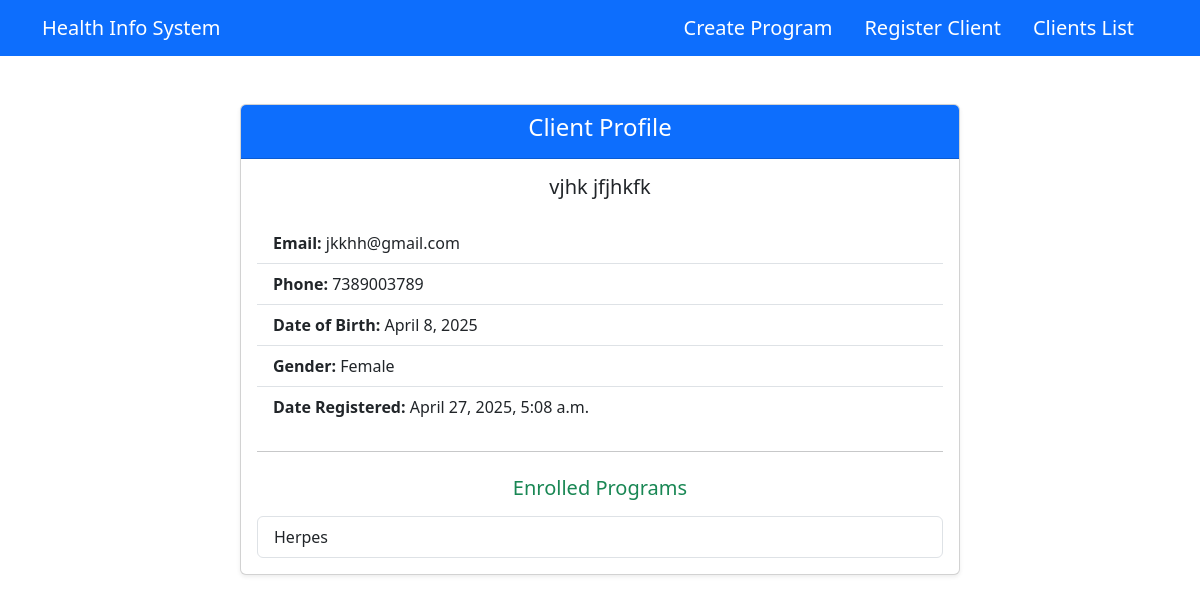
The app's page /clients/1/, older data.
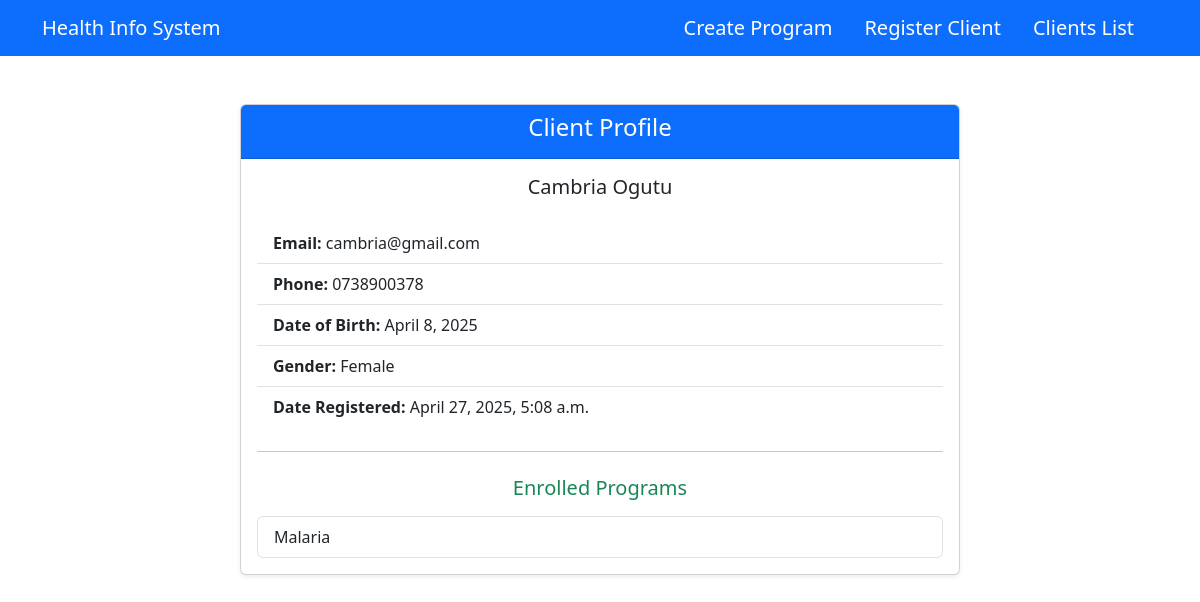
The same page, newer data.
### healthIS/models.py (models this page shows, shortened)
class Client(models.Model):
    GENDER_CHOICES = [
        ('Male', 'Male'),
        ('Female', 'Female'),
        ('Other', 'Other')
    ]
    first_name = models.CharField(max_length=100)
    last_name = models.CharField(max_length=100)
    dob = models.DateField()
    email = models.EmailField(unique=True)
    gender = models.CharField(max_length=10, choices=GENDER_CHOICES)
    contact_info = models.CharField(max_length=255)
    date_registered = models.DateTimeField(auto_now_add=True)

class Enrollment(models.Model):
    client = models.ForeignKey(Client, on_delete=models.CASCADE)
    program = models.ForeignKey(HealthProgram, on_delete=models.CASCADE)
    enrollment_date = models.DateTimeField(auto_now_add=True)
    class Meta:
        unique_together = ('client', 'program') # Ensure a client can't be enrolled in the same program twice

class HealthProgram(models.Model):
    name = models.CharField(max_length=100, unique=True)
    description = models.TextField(blank=True)
    date_created = models.DateTimeField(auto_now_add=True)

### healthIS/views.py (the view)
# urls.py: path('clients/<int:client_id>/', views.client_profile, name='client-profile'),
def client_profile(request, client_id):
    client = get_object_or_404(Client, id=client_id)
    enrolled_program_ids = Enrollment.objects.filter(client=client).values_list('program_id', flat=True)
    available_programs = HealthProgram.objects.exclude(id__in=enrolled_program_ids)
    if request.method == 'POST':
        program_id = request.POST.get('program_id')
        program = get_object_or_404(HealthProgram, id=program_id)
        Enrollment.objects.create(client=client, program=program)
        return redirect('client-profile', client_id=client.id)
    enrollments = Enrollment.objects.filter(client=client)
    context = {
        'client': client,
        'available_programs': available_programs,
        'enrollments': enrollments
    }
    return render(request, 'healthIS/client_profile.html', context)

### healthIS/templates/healthIS/client_profile.html
{% extends 'healthIS/base.html' %}
{% block content %}
<div class="container my-5">
  <div class="row justify-content-center">
    <div class="col-md-8">
      <div class="card shadow-sm">
        <div class="card-header bg-primary text-white text-center">
          <h4>Client Profile</h4>
        </div>
        <div class="card-body">
          <h5 class="card-title mb-4 text-center">
            {{ client.first_name }} {{ client.last_name }}
          </h5>
          <ul class="list-group list-group-flush mb-4">
            <li class="list-group-item">
              <strong>Email:</strong> {{ client.email }}
            </li>
            <li class="list-group-item">
              <strong>Phone:</strong> {{ client.contact_info }}
            </li>
            <li class="list-group-item">
              <strong>Date of Birth:</strong> {{ client.dob }}
            </li>
            <li class="list-group-item">
              <strong>Gender:</strong> {{ client.gender }}
            </li>
            <li class="list-group-item">
              <strong>Date Registered:</strong> {{ client.date_registered }}
            </li>
          </ul>
          <hr class="my-4">
          <h5 class="text-success mb-3 text-center">Enrolled Programs</h5>
          <ul class="list-group">
            {% if enrollments %}
              {% for enrollment in enrollments %}
                <li class="list-group-item">{{ enrollment.program.name }}</li>
              {% endfor %}
            {% else %}
              <li class="list-group-item text-center text-muted">No programs enrolled yet.</li>
            {% endif %}
          </ul>
        </div>
      </div>
    </div>
  </div>
</div>
{% endblock %}

Row changes from the older to the newer data that the page shows:
changed Client "Female": first_name "vjhk" → "Cambria"; last_name "jfjhkfk" → "Ogutu"; email "jkkhh@gmail.com" → "cambria@gmail.com"; contact_info "7389003789" → "0738900378"
changed through a linked row, Enrollment: program.name "Herpes" → "Malaria"
